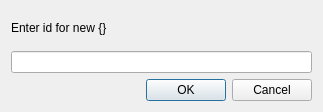
<?xml version="1.0" encoding="UTF-8"?>
<ui version="4.0">
 <class>CreateResourceDialog</class>
 <widget class="QDialog" name="CreateResourceDialog">
  <property name="geometry">
   <rect>
    <x>0</x>
    <y>0</y>
    <width>323</width>
    <height>112</height>
   </rect>
  </property>
  <property name="windowTitle">
   <string>Create Resource</string>
  </property>
  <layout class="QVBoxLayout" name="verticalLayout">
   <item>
    <widget class="QLabel" name="label">
     <property name="text">
      <string>Enter id for new {}</string>
     </property>
    </widget>
   </item>
   <item>
    <widget class="QLineEdit" name="lineEditId"/>
   </item>
   <item>
    <widget class="QDialogButtonBox" name="buttonBox">
     <property name="standardButtons">
      <set>QDialogButtonBox::Cancel|QDialogButtonBox::Ok</set>
     </property>
    </widget>
   </item>
  </layout>
 </widget>
 <resources/>
 <connections/>
</ui>
